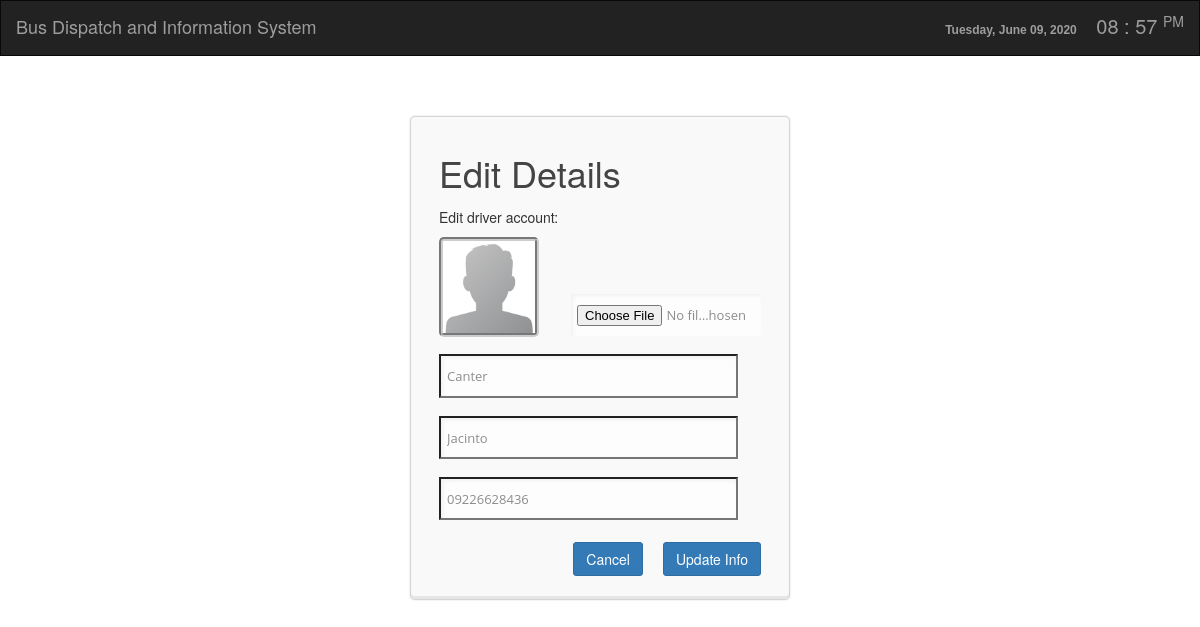
The app's page /admin/edit_driver.php?driverid=1, older data.
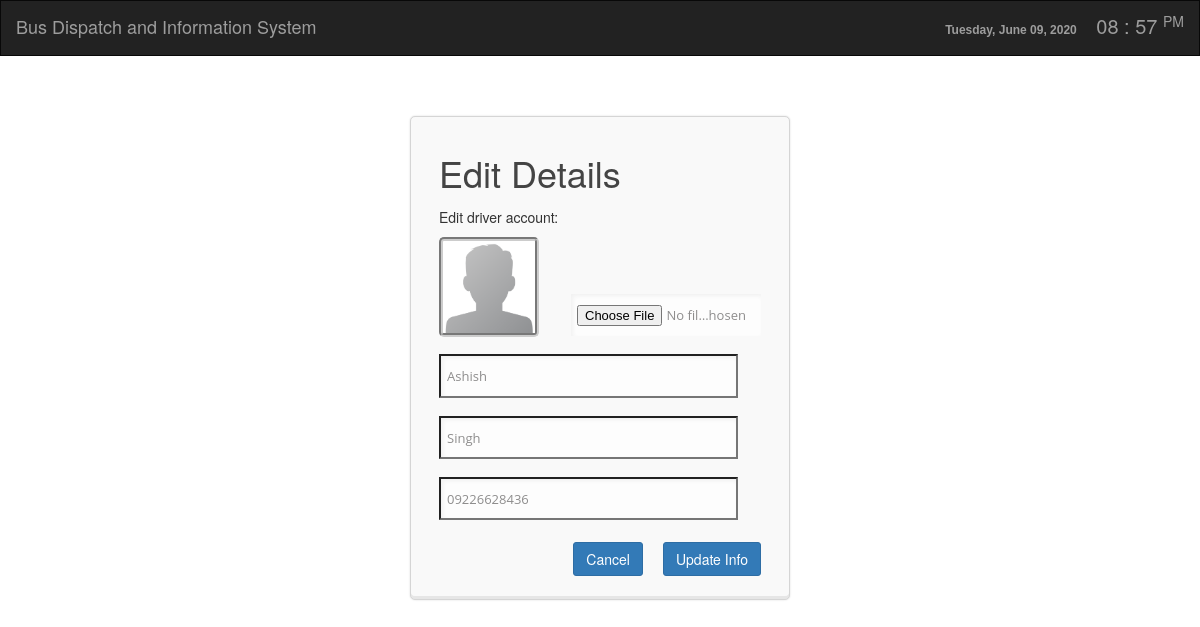
The same page, newer data.
### tables this page shows
CREATE TABLE IF NOT EXISTS `driver` (
  `driverid` int(11) NOT NULL AUTO_INCREMENT,
  `firstname` varchar(100) NOT NULL,
  `lastname` varchar(100) NOT NULL,
  `contact_number` varchar(100) NOT NULL,
  `profile` varchar(100) NOT NULL,
  `date_added` varchar(100) NOT NULL,
  `driver_travel` varchar(100) NOT NULL,
  PRIMARY KEY (`driverid`)
);

### admin/edit_driver.php (the view, shortened to what this page needs)
<?php include ('db/dbcon.php');
$ID=$_GET['driverid'];
 ?>
<!DOCTYPE html>
<html lang="en">
<head>
    <link href="css/css/bootstrap.min.css" rel="stylesheet">
    <link href="css/css/simple-sidebar.css" rel="stylesheet">
	<link href="css/css/signin.css" rel="stylesheet" type="text/css">
</head>
<body>
<nav class="navbar navbar-inverse" style="border-radius:0px;" >
<div class="container-fluid">
    <div class="navbar-header">
      <a class="navbar-brand">Bus Dispatch and Information System</a>
    </div>
    <ul class="nav navbar-nav navbar-right">
	<li class="">
	<a>
		<?php include('currentdate.php'); ?>&nbsp;&nbsp;&nbsp;&nbsp;&nbsp;<?php include('clock_lcd.php'); ?>
	</a>
	</li>
    </ul>
</div>
</nav>
<div class="account-container register">
	<div class="content clearfix">
		<form method="post" enctype="multipart/form-data">
			<h1>Edit Details</h1>
			<div class="login-fields">
<?php
  $query=mysql_query("select * from driver where driverid='$ID'")or die(mysql_error());
$row=mysql_fetch_array($query);
  ?>
				<p>Edit driver account:</p>
				<div class="field">
				<a href=""><?php if($row['profile'] != ""): ?>
				<img src="upload/<?php echo $row['profile']; ?>" width="100px" height="100px" style="border:4px groove #CCCCCC; border-radius:5px;">
				<?php else: ?>
				<img src="images/default.png" width="100px" height="100px" style="border:4px groove #CCCCCC; border-radius:5px;">
				<?php endif; ?>
				</a>
					<input type="file" name="image" style="width:190px; float:right; margin-top:57px;">
				</div>
				<div class="field">
					<input type="text" id="firstname" name="firstname" value="<?php echo $row['firstname']; ?>" placeholder="First Name" class="login" required />
				</div>
				<div class="field">
					<input type="text" id="lastname" name="lastname" value="<?php echo $row['lastname']; ?>" placeholder="Last Name" class="login" required />
				</div>
				<div class="field">
					<input type="text" maxlength="15" id="contact_number" name="contact_number" value="<?php echo $row['contact_number']; ?>" placeholder="Contact Number" class="login" required />
				</div>
			</div>
			<div class="login-actions">
				<button type="submit" name="update" class="button btn btn-primary btn-large">Update Info</button>
				<a href="driver.php"><button type="button" style="margin-right:20px;" class="button btn btn-primary btn-large">Cancel</button></a>
			</div>
		</form>
	</div>
</div>

Row changes from the older to the newer data that the page shows:
changed driver: firstname "Canter" → "Ashish"; lastname "Jacinto" → "Singh"
